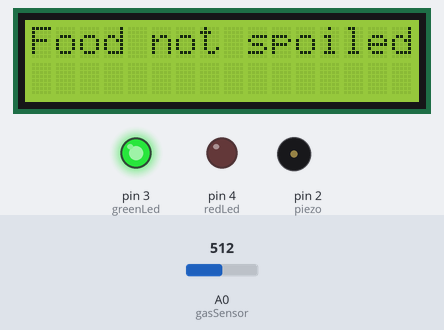
The sketch below on a simulated Arduino Uno, built with avr-gcc and run on an emulated ATmega328P. Shown: 16×2 character LCD, output pins drawn as LEDs (lit = HIGH), buzzer (waves = sounding). Inputs (shaded band) come from the test bench; at power-on: A0 (gasSensor) = 512. What the sketch prints to the serial monitor is not drawn.

Above: at 2.2 s.
2.3 s: A0 (gasSensor) set to 409
3.8 s: A0 (gasSensor) set to 383
At 4.54 s:
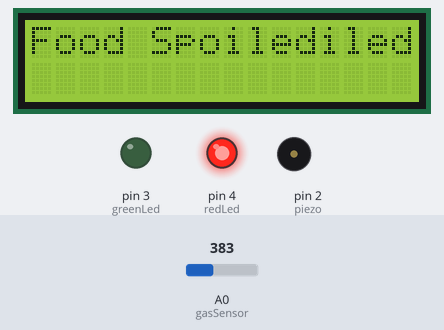
6.4 s: A0 (gasSensor) set to 410
At 6.59 s:
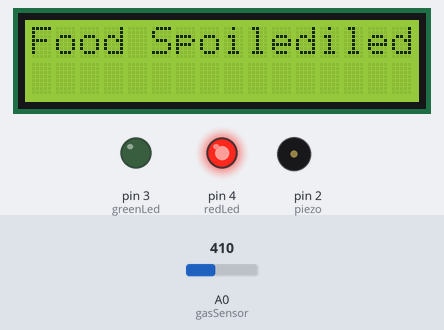
8.2 s: A0 (gasSensor) set to 390
At 8.39 s:
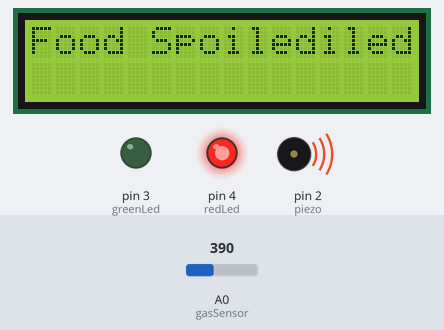
Timing chart, 0 to 12.0 s (numbered marks = the images above; inputs shaded):
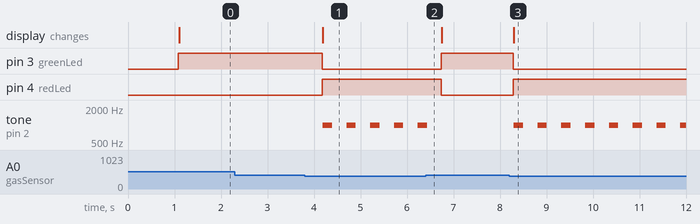

Measured:
- the behaviour switches between 400 and 399 on A0 (gasSensor) (found by bisection; images 0 and 1)
- after the input at 2.3 s, every drawn part: stays the same
- after the input at 3.8 s, pin 3 (greenLed): HIGH → LOW after 0.38 s; pin 4 (redLed): LOW → HIGH after 0.38 s; tone on pin 2 (piezo): alternates 1000 Hz for 0.20 s and silent for 0.31 s, starting after 0.39 s; the display: changes after 0.39 s (image 1)
- after the input at 6.4 s, pin 3 (greenLed): LOW → HIGH after 0.34 s; pin 4 (redLed): HIGH → LOW after 0.34 s; tone on pin 2 (piezo): goes on until 6.4 s, then stays silent
- after the input at 8.2 s, pin 3 (greenLed): HIGH → LOW after 0.08 s; pin 4 (redLed): LOW → HIGH after 0.08 s; tone on pin 2 (piezo): alternates 1000 Hz for 0.20 s and silent for 0.31 s, starting after 0.10 s; the display: changes after 0.10 s (image 3)

The sketch:

food_spoilage_detection1.ino
```cpp
#include<LiquidCrystal_I2C.h>
LiquidCrystal_I2C lcd(0x27,16,2);

int redLed = 4;
int greenLed = 3;
int piezo = 2;
int gasSensor = A0;

int sensorThres = 400;

void setup() {
  lcd.init();
  lcd.backlight();
  lcd.setCursor(0,0);
  lcd.print("Food Spoilage ");
  delay(1000);
  lcd.clear();
  pinMode (redLed, OUTPUT);
  pinMode (greenLed, OUTPUT);
  pinMode (piezo, OUTPUT);
  pinMode (gasSensor, INPUT);
  Serial.begin(9600);
}

void loop() {
  int analogSensor = analogRead(gasSensor);
  Serial.println(analogSensor);
  if (analogSensor < sensorThres)
  {
    digitalWrite(redLed, HIGH);
    digitalWrite(greenLed, LOW);
    lcd.setCursor(0,0);
    lcd.print("Food Spoiled");
    tone (piezo, 1000, 200);
  }
  else
  {
    digitalWrite (redLed, LOW);
    digitalWrite (greenLed, HIGH);
    lcd.setCursor(0,0);
    lcd.print("Food not spoiled");
    noTone(piezo);
	}
delay(500);
}
```
